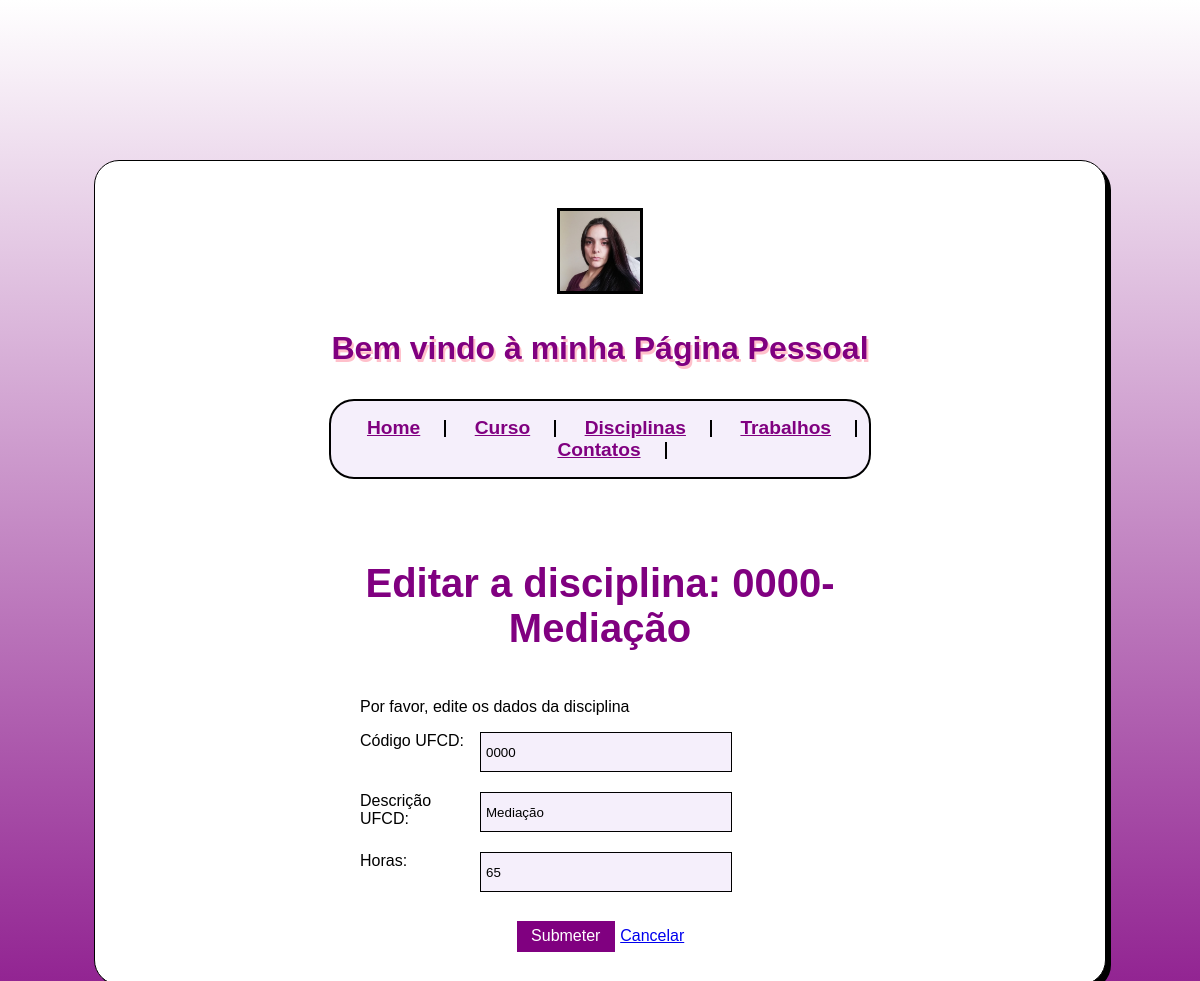
Screenshot of /projetoPHP/editarDisciplinas.php?id=1 with the database file from the repository.
### tables this page shows
CREATE TABLE `subjects` (
  `id` int(11) NOT NULL COMMENT 'identifier',
  `ufcd_code` varchar(10) NOT NULL COMMENT 'ufcd code',
  `ufcd_description` varchar(60) NOT NULL COMMENT 'ufcd description',
  `hours` int(11) NOT NULL COMMENT 'number of hours'
);

### projetoPHP/editarDisciplinas.php (the view, shortened to what this page needs)
<?php include "config.php"; ?>
<?php
$ufcdCode = $ufcdDescription = $hours = "";
if (isset($_GET["id"])) {
    $sql = "SELECT ufcd_code, ufcd_description, hours FROM subjects WHERE id = ?";
    if ($stmt = mysqli_prepare($conn, $sql)) {
        mysqli_stmt_bind_param($stmt, "i", $_GET["id"]);
        if (mysqli_stmt_execute($stmt)) {
            $result = mysqli_stmt_get_result($stmt);
            if (mysqli_num_rows($result) == 1) {
                $line = mysqli_fetch_array($result);
                $ufcdCode = $line["ufcd_code"];
                $ufcdDescription = $line["ufcd_description"];
                $hours = $line["hours"];
            } else {
                echo "A tua pesquisa nÃo correu como esperado.";
            }
        }
    } else {
        echo "Alguma coisa correu mal, tentar mais tarde";
    }
}
?>
<!DOCTYPE html>
<html lang="pt">
<head>
    <?php include 'head.php'; ?>
</head>
<body>
    <header>
        <?php include 'header.php'; ?>
    <div id="container">
        <div class="form_title">
            <h1>Editar a disciplina: <?php echo $ufcdCode  . "-" . $ufcdDescription ?></h1>
        </div>
        <p>Por favor, edite os dados da disciplina</p>
        <form method="post" action="<?php echo htmlspecialchars($_SERVER["PHP_SELF"]); ?>">
            <div class="form_settings">
                <div class="content">
                    <label>Código UFCD: </label>
                    <input type="text" value="<?php echo $ufcdCode; ?>" name="ufcd_code">
                </div>
                <div class="content">
                    <label>Descrição UFCD: </label>
                    <input type="text" value="<?php echo $ufcdDescription; ?>" name="ufcd_description">
                </div>
                <div class="content">
                    <label>Horas: </label>
                    <input type="text" value="<?php echo $hours; ?>" name="hours">
                </div>
            </div>
            <div class="buttonSubmitDiv">
                <input class="submit" type="submit" value="Submeter">
                <a href="disciplinas.php">Cancelar</a>
            </div>
        </form>
    </div>
</body>
</html>

### rows the page displays
subjects: ufcd_code "0000", ufcd_description "Mediação", hours "65"
